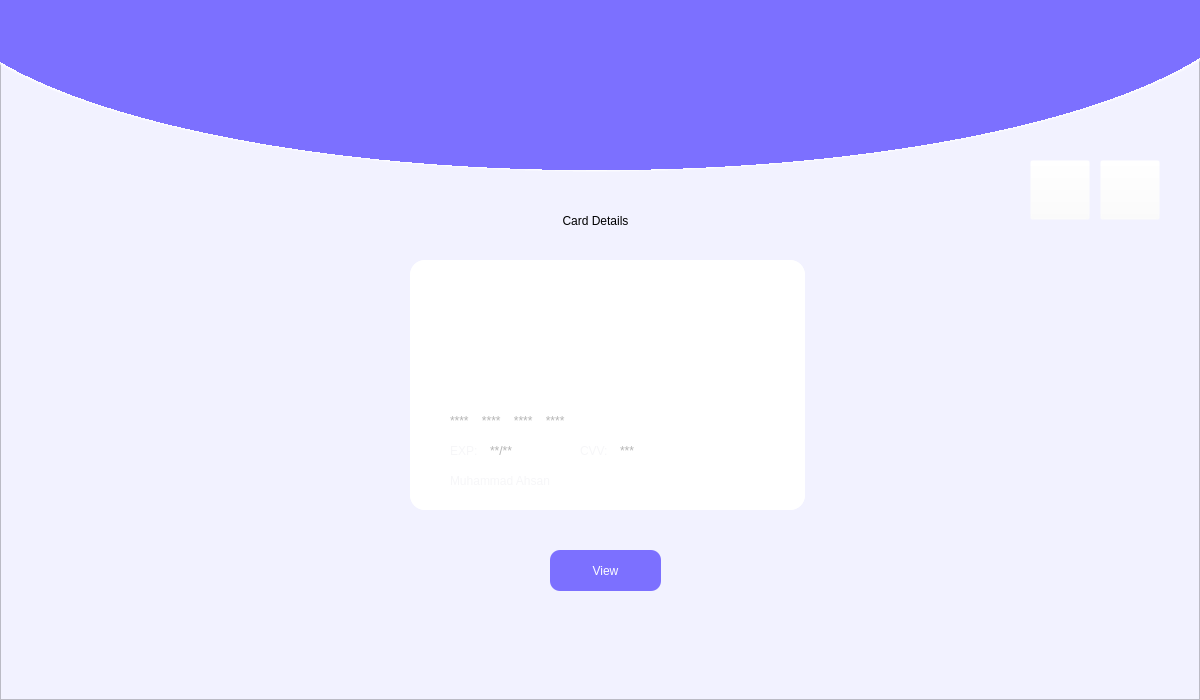
<?xml version="1.0" encoding="UTF-8"?>
<ui version="4.0">
 <class>Form</class>
 <widget class="QWidget" name="Form">
  <property name="geometry">
   <rect>
    <x>0</x>
    <y>0</y>
    <width>1200</width>
    <height>700</height>
   </rect>
  </property>
  <property name="maximumSize">
   <size>
    <width>1200</width>
    <height>700</height>
   </size>
  </property>
  <property name="windowTitle">
   <string>Form</string>
  </property>
  <widget class="QFrame" name="MainFrame">
   <property name="geometry">
    <rect>
     <x>0</x>
     <y>0</y>
     <width>1200</width>
     <height>700</height>
    </rect>
   </property>
   <property name="cursor">
    <cursorShape>PointingHandCursor</cursorShape>
   </property>
   <property name="styleSheet">
    <string notr="true">background-color: rgb(242, 242, 255);</string>
   </property>
   <property name="frameShape">
    <enum>QFrame::StyledPanel</enum>
   </property>
   <property name="frameShadow">
    <enum>QFrame::Raised</enum>
   </property>
   <widget class="QWidget" name="TopBlueCurve" native="true">
    <property name="geometry">
     <rect>
      <x>-100</x>
      <y>-230</y>
      <width>1400</width>
      <height>410</height>
     </rect>
    </property>
    <property name="autoFillBackground">
     <bool>false</bool>
    </property>
    <property name="styleSheet">
     <string notr="true">background-color: qradialgradient(spread:pad, cx:0.5, cy:0.5, radius:0.911, fx:0.495, fy:0.5, stop:0 rgba(124, 112, 255, 255), stop:0.522167 rgba(124, 112, 255, 255), stop:0.522685 rgba(255, 255, 255, 255), stop:0.527094 rgba(255, 255, 255, 0));
</string>
    </property>
   </widget>
   <widget class="QPushButton" name="back">
    <property name="geometry">
     <rect>
      <x>1030</x>
      <y>160</y>
      <width>60</width>
      <height>60</height>
     </rect>
    </property>
    <property name="cursor">
     <cursorShape>PointingHandCursor</cursorShape>
    </property>
    <property name="styleSheet">
     <string notr="true">background-color: rgba(255, 255, 255, 0);</string>
    </property>
    <property name="text">
     <string/>
    </property>
    <property name="icon">
     <iconset>
      <normaloff>../Images/arroe_left.png</normaloff>../Images/arroe_left.png</iconset>
    </property>
    <property name="iconSize">
     <size>
      <width>60</width>
      <height>60</height>
     </size>
    </property>
   </widget>
   <widget class="QPushButton" name="forward">
    <property name="geometry">
     <rect>
      <x>1100</x>
      <y>160</y>
      <width>60</width>
      <height>60</height>
     </rect>
    </property>
    <property name="cursor">
     <cursorShape>PointingHandCursor</cursorShape>
    </property>
    <property name="styleSheet">
     <string notr="true">background-color: rgba(255, 255, 255, 0);</string>
    </property>
    <property name="text">
     <string/>
    </property>
    <property name="icon">
     <iconset>
      <normaloff>../Images/arroe_right.png</normaloff>../Images/arroe_right.png</iconset>
    </property>
    <property name="iconSize">
     <size>
      <width>60</width>
      <height>60</height>
     </size>
    </property>
   </widget>
   <widget class="QLabel" name="label_3">
    <property name="geometry">
     <rect>
      <x>440</x>
      <y>200</y>
      <width>311</width>
      <height>41</height>
     </rect>
    </property>
    <property name="styleSheet">
     <string notr="true">font:75 16pt &quot;Segoe UI Black&quot;;</string>
    </property>
    <property name="text">
     <string>Card Details</string>
    </property>
    <property name="alignment">
     <set>Qt::AlignCenter</set>
    </property>
   </widget>
   <widget class="QPushButton" name="pushButton_2">
    <property name="geometry">
     <rect>
      <x>430</x>
      <y>30</y>
      <width>360</width>
      <height>150</height>
     </rect>
    </property>
    <property name="styleSheet">
     <string notr="true">background-color: rgba(255, 255, 255, 0);</string>
    </property>
    <property name="text">
     <string/>
    </property>
    <property name="icon">
     <iconset>
      <normaloff>../Images/Logo.png</normaloff>../Images/Logo.png</iconset>
    </property>
    <property name="iconSize">
     <size>
      <width>350</width>
      <height>350</height>
     </size>
    </property>
    <property name="flat">
     <bool>true</bool>
    </property>
   </widget>
   <widget class="QFrame" name="frame">
    <property name="geometry">
     <rect>
      <x>410</x>
      <y>260</y>
      <width>395</width>
      <height>250</height>
     </rect>
    </property>
    <property name="styleSheet">
     <string notr="true">background-color: rgb(255, 255, 255);
border-radius: 15px;</string>
    </property>
    <property name="frameShape">
     <enum>QFrame::Panel</enum>
    </property>
    <property name="frameShadow">
     <enum>QFrame::Raised</enum>
    </property>
    <widget class="QLabel" name="card">
     <property name="geometry">
      <rect>
       <x>0</x>
       <y>0</y>
       <width>395</width>
       <height>250</height>
      </rect>
     </property>
     <property name="styleSheet">
      <string notr="true">border-radius: 15px;</string>
     </property>
     <property name="text">
      <string/>
     </property>
     <property name="pixmap">
      <pixmap>../Images/Visa_Empty.png</pixmap>
     </property>
    </widget>
    <widget class="QLabel" name="number">
     <property name="geometry">
      <rect>
       <x>40</x>
       <y>150</y>
       <width>331</width>
       <height>21</height>
      </rect>
     </property>
     <property name="styleSheet">
      <string notr="true">background-color: rgba(255, 255, 255, 0);
color: rgb(181, 181, 181);
font: 18pt &quot;Nafees&quot;;</string>
     </property>
     <property name="text">
      <string>****    ****    ****    ****</string>
     </property>
    </widget>
    <widget class="QLabel" name="label_4">
     <property name="geometry">
      <rect>
       <x>40</x>
       <y>180</y>
       <width>31</width>
       <height>21</height>
      </rect>
     </property>
     <property name="styleSheet">
      <string notr="true">color: rgb(246, 246, 248);
background-color: rgba(255, 255, 255, 0);
font: 10pt &quot;Nafees Web Naskh&quot;;</string>
     </property>
     <property name="text">
      <string>EXP:</string>
     </property>
    </widget>
    <widget class="QLabel" name="exp">
     <property name="geometry">
      <rect>
       <x>80</x>
       <y>180</y>
       <width>61</width>
       <height>21</height>
      </rect>
     </property>
     <property name="styleSheet">
      <string notr="true">background-color: rgba(255, 255, 255, 0);
color: rgb(181, 181, 181);
font: 14pt &quot;Nafees&quot;;</string>
     </property>
     <property name="text">
      <string>**/**</string>
     </property>
    </widget>
    <widget class="QLabel" name="label_6">
     <property name="geometry">
      <rect>
       <x>170</x>
       <y>180</y>
       <width>31</width>
       <height>21</height>
      </rect>
     </property>
     <property name="styleSheet">
      <string notr="true">color: rgb(246, 246, 248);
background-color: rgba(255, 255, 255, 0);
font: 10pt &quot;Nafees Web Naskh&quot;;</string>
     </property>
     <property name="text">
      <string>CVV:</string>
     </property>
    </widget>
    <widget class="QLabel" name="cvv">
     <property name="geometry">
      <rect>
       <x>210</x>
       <y>180</y>
       <width>61</width>
       <height>21</height>
      </rect>
     </property>
     <property name="styleSheet">
      <string notr="true">background-color: rgba(255, 255, 255, 0);
color: rgb(181, 181, 181);
font: 14pt &quot;Nafees&quot;;</string>
     </property>
     <property name="text">
      <string>***</string>
     </property>
    </widget>
    <widget class="QLabel" name="title">
     <property name="geometry">
      <rect>
       <x>40</x>
       <y>210</y>
       <width>211</width>
       <height>21</height>
      </rect>
     </property>
     <property name="styleSheet">
      <string notr="true">color: rgb(246, 246, 248);
background-color: rgba(255, 255, 255, 0);
font: 18pt &quot;Nafees Web Naskh&quot;;</string>
     </property>
     <property name="text">
      <string>Muhammad Ahsan</string>
     </property>
    </widget>
   </widget>
   <widget class="QPushButton" name="View_button">
    <property name="geometry">
     <rect>
      <x>550</x>
      <y>550</y>
      <width>111</width>
      <height>41</height>
     </rect>
    </property>
    <property name="styleSheet">
     <string notr="true">background-color: rgb(124, 112, 255);
color: rgb(255, 255, 255);
font: 87 14pt &quot;Segoe UI Black&quot;;
border-radius: 10px</string>
    </property>
    <property name="text">
     <string>View</string>
    </property>
   </widget>
  </widget>
 </widget>
 <resources>
  <include location="image.qrc"/>
 </resources>
 <connections/>
</ui>
